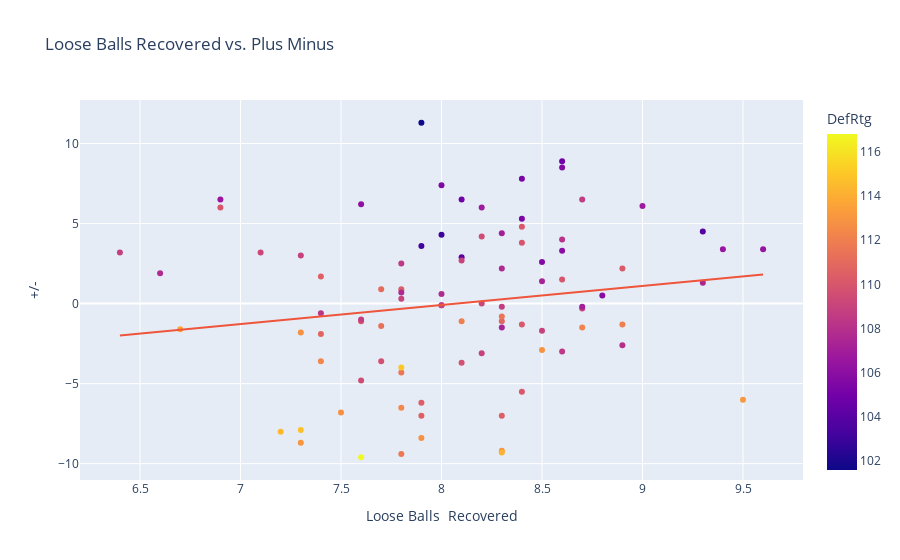

Notebook cell for this chart:
### Code cell
fig = px.scatter(stats_no17, x='Loose Balls  Recovered', y='+/-', title='Loose Balls Recovered vs. Plus Minus',
                color='DefRtg',
                 trendline='ols', hover_data=['TEAM'])

fig.show()

results = px.get_trendline_results(fig)
results.px_fit_results.iloc[0].summary()

### Figure 1 — Plotly figure (JSON) as saved in the notebook; plotly's stock layout.template omitted (floating-point values rounded to 4 significant figures)
{"data": [{"customdata": [["2018 Atlanta Hawks"], ["2018 Boston Celtics"], ["2018 Brooklyn Nets"], ["2018 Charlotte Hornets"], ["2018 Chicago Bulls"], ["2018 Cleveland Cavaliers"], ["2018 Dallas Mavericks"], ["2018 Denver Nuggets"], ["2018 Detroit Pistons"], ["2018 Golden State Warriors"], ["2018 Houston Rockets"], ["2018 Indiana Pacers"], ["2018 LA Clippers"], ["2018 Los Angeles Lakers"], ["2018 Memphis Grizzlies"], ["2018 Miami Heat"], ["2018 Milwaukee Bucks"], ["2018 Minnesota Timberwolves"], ["2018 New Orleans Pelicans"], ["2018 New York Knicks"], ["2018 Oklahoma City Thunder"], ["2018 Orlando Magic"], ["2018 Philadelphia 76ers"], ["2018 Phoenix Suns"], ["2018 Portland Trail Blazers"], ["2018 Sacramento Kings"], ["2018 San Antonio Spurs"], ["2018 Toronto Raptors"], ["2018 Utah Jazz"], ["2018 Washington Wizards"], ["2019 Atlanta Hawks"], ["2019 Boston Celtics"], ["2019 Brooklyn Nets"], ["2019 Charlotte Hornets"], ["2019 Chicago Bulls"], ["2019 Cleveland Cavaliers"], ["2019 Dallas Mavericks"], ["2019 Denver Nuggets"], ["2019 Detroit Pistons"], ["2019 Golden State Warriors"], ["2019 Houston Rockets"], ["2019 Indiana Pacers"], ["2019 LA Clippers"], ["2019 Los Angeles Lakers"], ["2019 Memphis Grizzlies"], ["2019 Miami Heat"], ["2019 Milwaukee Bucks"], ["2019 Minnesota Timberwolves"], ["2019 New Orleans Pelicans"], ["2019 New York Knicks"], ["2019 Oklahoma City Thunder"], ["2019 Orlando Magic"], ["2019 Philadelphia 76ers"], ["2019 Phoenix Suns"], ["2019 Portland Trail Blazers"], ["2019 Sacramento Kings"], ["2019 San Antonio Spurs"], ["2019 Toronto Raptors"], ["2019 Utah Jazz"], ["2019 Washington Wizards"], ["2020 Atlanta Hawks"], ["2020 Boston Celtics"], ["2020 Brooklyn Nets"], ["2020 Charlotte Hornets"], ["2020 Chicago Bulls"], ["2020 Cleveland Cavaliers"], ["2020 Dallas Mavericks"], ["2020 Denver Nuggets"], ["2020 Detroit Pistons"], ["2020 Golden State Warriors"], ["2020 Houston Rockets"], ["2020 Indiana Pacers"], ["2020 LA Clippers"], ["2020 Los Angeles Lakers"], ["2020 Memphis Grizzlies"], ["2020 Miami Heat"], ["2020 Milwaukee Bucks"], ["2020 Minnesota Timberwolves"], ["2020 New Orleans Pelicans"], ["2020 New York Knicks"], ["2020 Oklahoma City Thunder"], ["2020 Orlando Magic"], ["2020 Philadelphia 76ers"], ["2020 Phoenix Suns"], ["2020 Portland Trail Blazers"], ["2020 Sacramento Kings"], ["2020 San Antonio Spurs"], ["2020 Toronto Raptors"], ["2020 Utah Jazz"], ["2020 Washington Wizards"]], "hovertemplate": "Loose Balls  Recovered=%{x}<br>+/-=%{y}<br>TEAM=%{customdata[0]}<br>DefRtg=%{marker.color}<extra></extra>", "legendgroup": "", "marker": {"color": [110.1, 103.2, 109.7, 109, 110.5, 111.1, 108.4, 110, 106.7, 106.8, 105.7, 107.3, 109.2, 107.3, 110.4, 105.8, 109.1, 110.2, 107.4, 109.7, 106.4, 109.4, 103.9, 111.7, 105.7, 110.4, 104.1, 105.3, 103, 107.7, 113.1, 107, 109, 112, 112.8, 116.8, 110.1, 108.1, 108.7, 108.6, 110.1, 106, 110.4, 108.9, 108, 107.1, 104.9, 112.2, 112, 112.9, 106.5, 107.6, 109, 114.2, 109.5, 110.8, 110.5, 106.8, 105.3, 112.9, 114.4, 106.2, 108.3, 112.8, 108.9, 114.8, 110, 108.9, 112.3, 113, 109.9, 107.7, 106.6, 105.5, 109.9, 109.2, 101.6, 111.6, 111.6, 112.4, 108.4, 108.7, 107.6, 111.3, 113.6, 110.8, 112.8, 104.9, 108.8, 115], "coloraxis": "coloraxis", "symbol": "circle"}, "mode": "markers", "name": "", "orientation": "v", "showlegend": false, "type": "scatter", "x": [8.4, 7.9, 8.1, 7.8, 7.9, 7.7, 8.6, 8.6, 8, 8.2, 8.6, 8.5, 8.2, 8.3, 7.9, 8.8, 8.7, 8.9, 9.3, 7.7, 9.6, 7.6, 9.3, 7.8, 8.5, 8.3, 8.1, 8.4, 8, 8, 9.5, 8.3, 8, 8.1, 7.9, 7.6, 8.4, 8.6, 8.3, 8.7, 8.4, 8.6, 7.8, 8.5, 8.9, 8.7, 8.6, 8.7, 8.9, 8.3, 9.4, 7.8, 8.1, 8.3, 8.2, 8.3, 7.4, 9, 8.4, 8.5, 7.2, 7.6, 7.4, 7.5, 8.2, 7.3, 6.9, 7.3, 7.4, 7.3, 8.4, 6.6, 6.9, 8, 7.6, 7.1, 7.9, 7.8, 8.3, 7.8, 7.8, 7.6, 8.3, 7.7, 6.7, 7.4, 7.3, 8.1, 6.4, 7.8], "xaxis": "x", "y": [-5.5, 3.6, -3.7, 0.3, -7, 0.9, -3, 1.5, -0.1, 6, 8.5, 1.4, 0, -1.5, -6.2, 0.5, -0.3, 2.2, 1.3, -3.6, 3.4, -4.8, 4.5, -9.4, 2.6, -7, 2.9, 7.8, 4.3, 0.6, -6, 4.4, -0.1, -1.1, -8.4, -9.6, -1.3, 4, -0.2, 6.5, 4.8, 3.3, 0.9, -1.7, -2.6, -0.2, 8.9, -1.5, -1.3, -9.2, 3.4, 0.7, 2.7, -9.3, 4.2, -1.1, 1.7, 6.1, 5.3, -2.9, -8, 6.2, -0.6, -6.8, -3.1, -7.9, 6, 3, -3.6, -8.7, 3.8, 1.9, 6.5, 7.4, -1.1, 3.2, 11.3, -4.3, -0.8, -6.5, 2.5, -1, 2.2, -1.4, -1.6, -1.9, -1.8, 6.5, 3.2, -4], "yaxis": "y"}, {"hovertemplate": "<b>OLS trendline</b><br>+/- = 1.18807 * Loose Balls  Recovered + -9.5902<br>R<sup>2</sup>=0.024927<br><br>Loose Balls  Recovered=%{x}<br>+/-=%{y} <b>(trend)</b><extra></extra>", "legendgroup": "", "marker": {"symbol": "circle"}, "mode": "lines", "name": "", "showlegend": false, "type": "scatter", "x": [6.4, 6.6, 6.7, 6.9, 6.9, 7.1, 7.2, 7.3, 7.3, 7.3, 7.3, 7.4, 7.4, 7.4, 7.4, 7.5, 7.6, 7.6, 7.6, 7.6, 7.6, 7.7, 7.7, 7.7, 7.8, 7.8, 7.8, 7.8, 7.8, 7.8, 7.8, 7.8, 7.9, 7.9, 7.9, 7.9, 7.9, 8, 8, 8, 8, 8, 8.1, 8.1, 8.1, 8.1, 8.1, 8.2, 8.2, 8.2, 8.2, 8.3, 8.3, 8.3, 8.3, 8.3, 8.3, 8.3, 8.3, 8.3, 8.4, 8.4, 8.4, 8.4, 8.4, 8.4, 8.5, 8.5, 8.5, 8.5, 8.6, 8.6, 8.6, 8.6, 8.6, 8.6, 8.7, 8.7, 8.7, 8.7, 8.8, 8.9, 8.9, 8.9, 9, 9.3, 9.3, 9.4, 9.5, 9.6], "xaxis": "x", "y": [-1.987, -1.749, -1.63, -1.393, -1.393, -1.155, -1.036, -0.9173, -0.9173, -0.9173, -0.9173, -0.7985, -0.7985, -0.7985, -0.7985, -0.6797, -0.5609, -0.5609, -0.5609, -0.5609, -0.5609, -0.4421, -0.4421, -0.4421, -0.3233, -0.3233, -0.3233, -0.3233, -0.3233, -0.3233, -0.3233, -0.3233, -0.2045, -0.2045, -0.2045, -0.2045, -0.2045, -0.08567, -0.08567, -0.08567, -0.08567, -0.08567, 0.03313, 0.03313, 0.03313, 0.03313, 0.03313, 0.1519, 0.1519, 0.1519, 0.1519, 0.2707, 0.2707, 0.2707, 0.2707, 0.2707, 0.2707, 0.2707, 0.2707, 0.2707, 0.3896, 0.3896, 0.3896, 0.3896, 0.3896, 0.3896, 0.5084, 0.5084, 0.5084, 0.5084, 0.6272, 0.6272, 0.6272, 0.6272, 0.6272, 0.6272, 0.746, 0.746, 0.746, 0.746, 0.8648, 0.9836, 0.9836, 0.9836, 1.102, 1.459, 1.459, 1.578, 1.696, 1.815], "yaxis": "y"}], "layout": {"coloraxis": {"colorbar": {"title": {"text": "DefRtg"}}, "colorscale": [[0, "#0d0887"], [0.1111, "#46039f"], [0.2222, "#7201a8"], [0.3333, "#9c179e"], [0.4444, "#bd3786"], [0.5556, "#d8576b"], [0.6667, "#ed7953"], [0.7778, "#fb9f3a"], [0.8889, "#fdca26"], [1, "#f0f921"]]}, "legend": {"tracegroupgap": 0}, "title": {"text": "Loose Balls Recovered vs. Plus Minus"}, "xaxis": {"anchor": "y", "domain": [0, 1], "title": {"text": "Loose Balls  Recovered"}}, "yaxis": {"anchor": "x", "domain": [0, 1], "title": {"text": "+/-"}}}}
